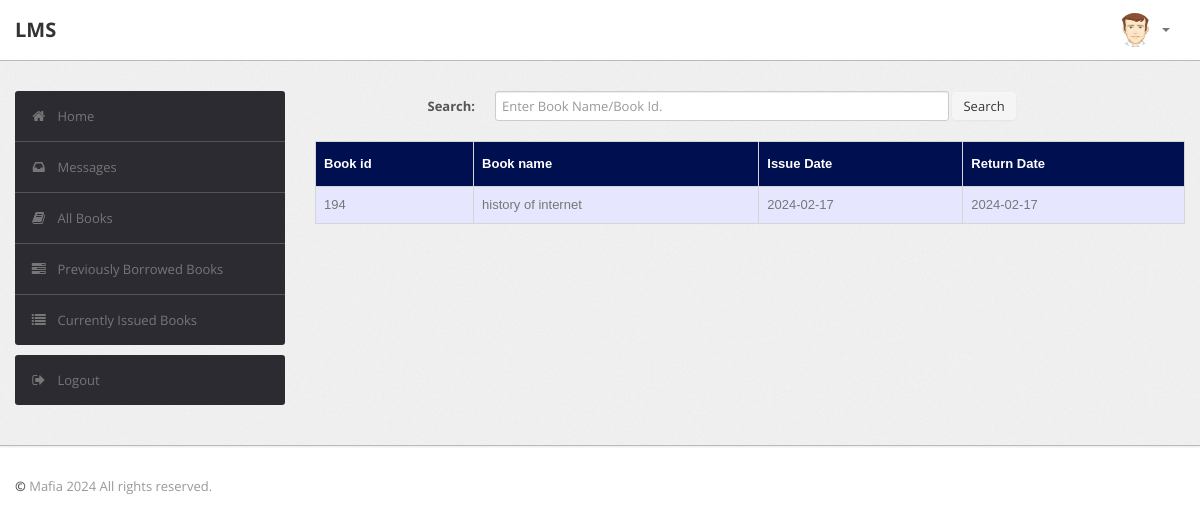
The app's page /student/history.php (signed in) with its own data.
### tables this page shows
CREATE TABLE `record` (
  `id` int(11) NOT NULL,
  `RollNo` varchar(255) NOT NULL,
  `BookId` int(255) NOT NULL,
  `Date_of_Issue` date NOT NULL,
  `Due_Date` date NOT NULL,
  `Date_of_Return` date NOT NULL,
  `Dues` int(255) NOT NULL,
  `Renewals_left` int(255) NOT NULL,
  `Time` time NOT NULL
);

CREATE TABLE `book` (
  `BookId` int(10) NOT NULL,
  `Section` varchar(255) NOT NULL,
  `Subject` varchar(50) DEFAULT NULL,
  `Textbook` varchar(255) NOT NULL,
  `Volume` varchar(255) DEFAULT NULL,
  `Year` varchar(50) DEFAULT NULL,
  `Availability` int(10) DEFAULT NULL,
  `Author` varchar(255) NOT NULL,
  `ISBN` varchar(255) NOT NULL,
  `Status` varchar(255) DEFAULT NULL
);

### student/history.php (the view, shortened to what this page needs)
<?php
require('dbconn.php');
?>
<?php
if ($_SESSION['RollNo']) {
    ?>
<!DOCTYPE html>
<html lang="en">
    <head>
        <link type="text/css" href="bootstrap/css/bootstrap.min.css" rel="stylesheet">
        <link type="text/css" href="bootstrap/css/bootstrap-responsive.min.css" rel="stylesheet">
        <link type="text/css" href="css/theme.css" rel="stylesheet">
        <link type="text/css" href="images/icons/css/font-awesome.css" rel="stylesheet">
    </head>
    <body>
        <div class="navbar navbar-fixed-top">
            <div class="navbar-inner">
                <div class="container">
                        <a class="brand" href="index.php">LMS </a>
                    <div class="nav-collapse collapse navbar-inverse-collapse">
                        <ul class="nav pull-right">
                            <li class="nav-user dropdown"><a href="#" class="dropdown-toggle" data-toggle="dropdown">
                                <img src="images/user.png" class="nav-avatar" />
                                <b class="caret"></b></a>
                            </li>
                        </ul>
                    </div>
                </div>
            </div>
        </div>
        <div class="wrapper">
            <div class="container">
                <div class="row">
                    <div class="span3">
                        <div class="sidebar">
                            <ul class="widget widget-menu unstyled">
                                <li class="active"><a href="index.php"><i class="menu-icon icon-home"></i>Home
                                </a></li>
                                 <li><a href="message.php"><i class="menu-icon icon-inbox"></i>Messages</a>
                                </li>
                                <li><a href="book.php"><i class="menu-icon icon-book"></i>All Books </a></li>
                                <li><a href="history.php"><i class="menu-icon icon-tasks"></i>Previously Borrowed Books </a></li>
                                <li><a href="current.php"><i class="menu-icon icon-list"></i>Currently Issued Books </a></li>
                            </ul>
                            <ul class="widget widget-menu unstyled">
                                <li><a href="logout.php"><i class="menu-icon icon-signout"></i>Logout </a></li>
                            </ul>
                        </div>
                    </div>
                    <div class="span9">
                        <form class="form-horizontal row-fluid" action="history.php" method="post">
                                        <div class="control-group">
                                            <label class="control-label" for="Search"><b>Search:</b></label>
                                            <div class="controls">
                                                <input type="text" id="title" name="title" placeholder="Enter Book Name/Book Id." class="span8" required>
                                                <button type="submit" name="submit"class="btn">Search</button>
                                            </div>
                                        </div>
                                    </form>
                                    <br>
                                    <?php
                                    $rollno = $_SESSION['RollNo'];
                                    if(isset($_POST['submit']))
                                        {$s=$_POST['title'];
                                            $sql="select * from LMS.record,LMS.book where RollNo = '$rollno' and Date_of_Issue is NOT NULL and Date_of_Return is NOT NULL and book.Bookid = record.BookId and (record.BookId='$s' or Title like '%$s%')";
                                        }
                                    else
                                        $sql="select * from LMS.record,LMS.book where RollNo = '$rollno' and Date_of_Issue is NOT NULL and Date_of_Return is NOT NULL and book.Bookid = record.BookId";
                                    $result=$conn->query($sql);
                                    $rowcount=mysqli_num_rows($result);
                                    if(!($rowcount))
                                    	echo "<br><center><h2><b><i>No Results</i></b></h2></center>";
                                    else
                                    {
                                    ?>
                        <table class="table" id = "tables">
                                  <thead>
                                    <tr>
                                      <th>Book id</th>
                                      <th>Book name</th>
                                      <th>Issue Date</th>
                                      <th>Return Date</th>
                                    </tr>
                                  </thead>
                                  <tbody>
                                <?php
                            while($row=$result->fetch_assoc())
                            {
                                $bookid=$row['BookId'];
                                $name=$row['Textbook'];
                                $issuedate=$row['Date_of_Issue'];
                                $returndate=$row['Date_of_Return'];
                            ?>
                                    <tr>
                                      <td><?php echo $bookid ?></td>
                                      <td><?php echo $name ?></td>
                                      <td><?php echo $issuedate ?></td>
                                      <td><?php echo $returndate ?></td>
                                    </tr>
                            <?php }} ?>
                                    </tbody>
                                </table>
                    </div>
                </div>
            </div>
        </div>
<div class="footer">
            <div class="container">
                <b class="copyright">&copy;  </b> Mafia 2024 All rights reserved.
            </div>
        </div>
    </body>
</html>
<?php }
else {
    echo "<script type='text/javascript'>alert('Access Denied!!!')</script>";
} ?>

### student/css/theme.css (style rules this page uses)
#tables { font-family: "Trebuchet MS", Arial, Helvetica, sans-serif; border-collapse: collapse; width: 100%; }
#tables td, #tables th { border: 1px solid #ddd; padding: 8px; }
#tables tr:nth-child(odd) { background-color: #e6e6ff; }
#tables th { padding-top: 12px; padding-bottom: 12px; text-align: left; background-color: #000F50; color: white; }
body { font-size: 13px; font-family: 'Open Sans', Arial, sans-serif; background: #fff; color: #777 }
strong, b { color: #555 }
.wrapper { background: url(../images/bg.png) #eee; border-bottom: 1px solid #bbb; -webkit-box-shadow: 0 1px 2px rgba(0,0,0,0.1); -moz-box-shadow: 0 1px 2px rgba(0,0,0,0.1); box-shadow: 0 1px 2px rgba(0,0,0,0.1); padding: 30px 0 }
.footer { color: #999; padding: 30px 0 60px }
form { margin: 0 }
select, textarea, input[type="text"], input[type="password"], input[type="datetime"], input[type="datetime-local"], input[type="date"], input[type="month"], input[type="time"], input[type="week"], input[type="number"], input[type="email"], input[type="url"], input[type="search"], input[type="tel"], input[type="color"], .uneditable-input, label, input, button, select, textarea { -webkit-border-radius: 3px; -moz-border-radius: 3px; border-radius: 3px; font-size: 13px; font-family: 'Open Sans', Tahoma, Arial, sans-serif }
body [class^="icon-"], body [class*=" icon-"] { font-size: 14px; line-height: 20px; height: 20px }
.form-horizontal .control-group, .form-vertical .control-group { margin-bottom: 0 }
.navbar { position: static!important; margin: 0!important }
.navbar .navbar-inner { background: #fff; border-bottom: 1px solid #bbb; -webkit-box-shadow: 0 1px 2px rgba(0,0,0,0.15); -moz-box-shadow: 0 1px 2px rgba(0,0,0,0.15); box-shadow: 0 1px 2px rgba(0,0,0,0.15) }
.navbar .brand { color: #333; font-weight: bold; font-size: 20px; margin-right: 20px; padding: 20px }
.navbar .nav>li>a { padding: 20px 15px; font-weight: bold; color: #777 }
.nav-user>a { height: 20px }
.nav-avatar { width: 34px; height: 34px; margin: -7px 5px 0 0; -webkit-border-radius: 50%; -moz-border-radius: 50%; border-radius: 50% }
.btn, .btn-box { -webkit-border-radius: 3px; -moz-border-radius: 3px; border-radius: 3px }
.btn { font-size: 13px; font-weight: 600 }
.btn { display: inline-block; margin-bottom: 0; font-weight: 400; text-align: center; vertical-align: middle; cursor: pointer; background-image: none; border: 1px solid transparent; white-space: nowrap; padding: 4px 10px; font-size: 13px; line-height: 1.42857; border-radius: 4px; -webkit-user-select: none; -moz-user-select: none; -ms-user-select: none; user-select: none }
.table { margin-bottom: 0 }
.table th, .table td { border-color: #d5d5d5!important }
.widget-menu { background: #fff; -webkit-border-radius: 3px; -moz-border-radius: 3px; border-radius: 3px; overflow: hidden }
.widget-menu a { color: #555; display: block; line-height: 20px; padding: 15px; text-decoration: none!important }
.widget-menu .menu-icon { margin-right: 10px; color: #767676; -webkit-transition: all .2s ease-in-out; -moz-transition: all .2s ease-in-out; transition: all .2s ease-in-out; }
.widget-menu>li+li { border-top: 1px solid #555 }
.widget-menu>li>a { background-color: #2d2b32; color: #767676; -webkit-transition: all .2s ease-in-out; -moz-transition: all .2s ease-in-out; transition: all .2s ease-in-out; }

### records on screen
record: BookId.BookId "194", BookId.Textbook "history of internet", Date_of_Issue "2024-02-17", Date_of_Return "2024-02-17"
